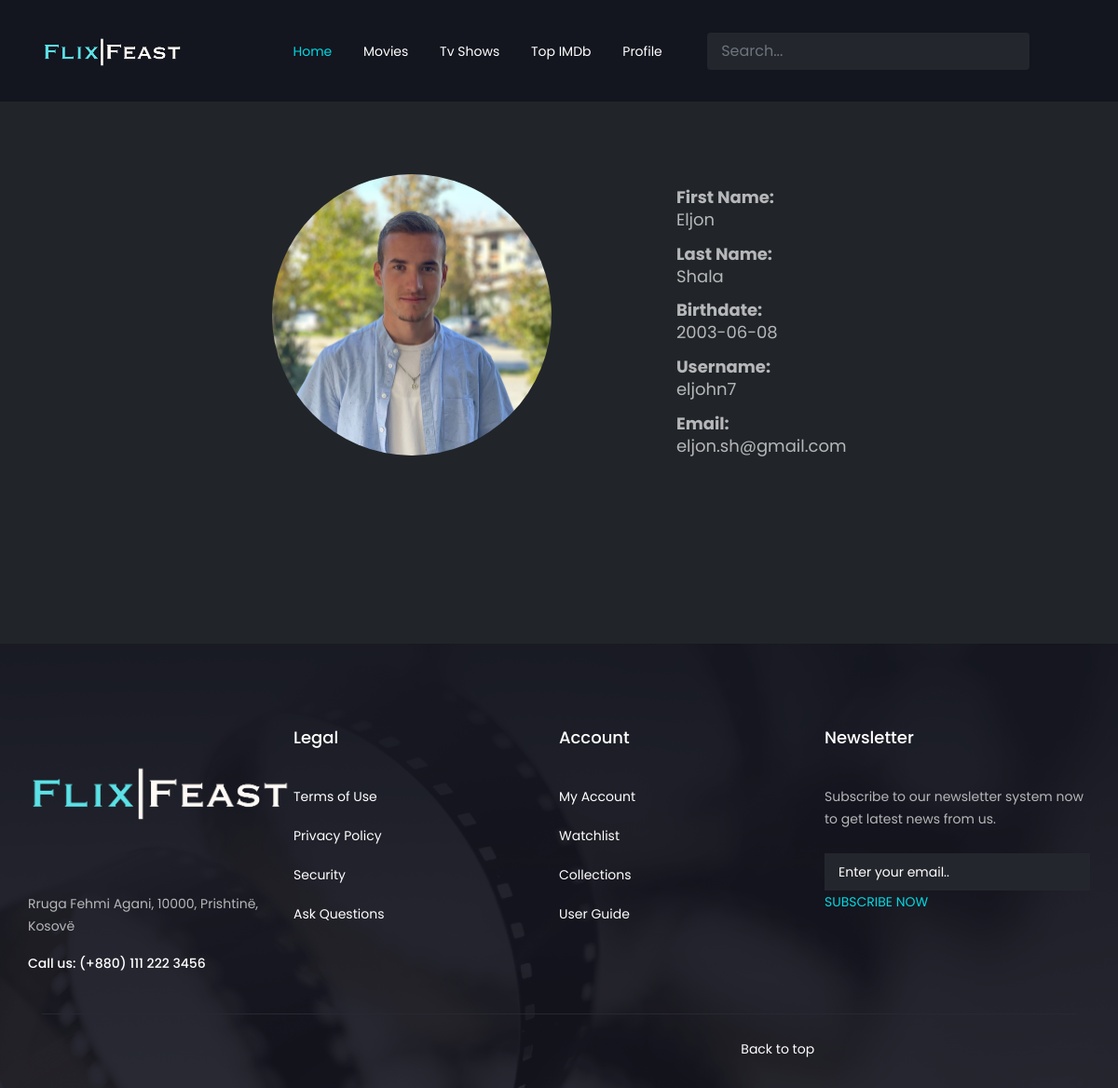
Screenshot of /user.php?mode=info (signed in) with the database file from the repository.
### tables this page shows
CREATE TABLE `users` (
  `ID` int(11) NOT NULL,
  `Firstname` varchar(20) NOT NULL,
  `Lastname` varchar(20) NOT NULL,
  `Birthdate` date DEFAULT NULL,
  `Username` varchar(15) DEFAULT NULL,
  `Email` varchar(30) DEFAULT NULL,
  `Password` varchar(255) DEFAULT NULL,
  `Photo` varchar(50) NOT NULL,
  `Admin` tinyint(1) NOT NULL
);

### user.php (the view, shortened to what this page needs)
<!DOCTYPE html>
<html lang="en">
<head>
	<link rel="stylesheet" type="text/css" href="assets/css/bootstrap.min.css" media="all" />
	<link rel="stylesheet" type="text/css" href="assets/css/slicknav.min.css" media="all" />
	<link rel="stylesheet" type="text/css" href="assets/css/icofont.css" media="all" />
	<link rel="stylesheet" type="text/css" href="assets/css/owl.carousel.css">
	<link rel="stylesheet" type="text/css" href="assets/css/magnific-popup.css">
	<link rel="stylesheet" type="text/css" href="assets/css/style.css" media="all" />
	<link rel="stylesheet" type="text/css" href="assets/css/responsive.css" media="all" />
</head>
<body style="background-color: #212529;">
	<?php include("Models/header.php"); ?>
	<?php
	$stmt = mysqli_prepare($conn, "SELECT * FROM users WHERE ID = ?");
	mysqli_stmt_bind_param($stmt, 'd', $_SESSION['user']);
	mysqli_stmt_execute($stmt);
	$result = mysqli_stmt_get_result($stmt);
	$user = mysqli_fetch_assoc($result);
	if (isset($_SESSION['user_logged_in']) && $_SESSION['user_logged_in'] == true) {
		if (isset($_GET['mode']) && $_GET['mode'] == 'info') {
			echo '
				<div style = "display:flex;margin:10%;justify-content:center;" >
					<img src="' . $user['Photo'] . '" alt="' . $user['Username'] . '" width="300px" height="350px" class="cover1 profile"/>
					<div style="margin:7%;>
						<div id="viewDetails" style="width:50%;margin-left:5%;">
							<p id="firstname" class="details"><b>First Name:</b> <br>' . $user['Firstname'] . '</p>
							<p id="lastname" class="details"><b>Last Name:</b> <br>' . $user['Lastname'] . '</p>
							<p id="birthdate" class="details"><b>Birthdate:</b> <br>' . $user['Birthdate'] . '</p>
							<p id="username" class="details"><b>Username:</b> <br>' . $user['Username'] . '</p>
							<p id="email" class="details"><b>Email: </b><br>' . $user['Email'] . '</p>' .
				'</div>
					</div>
				</div>';
		} else if (isset($_GET['mode']) && $_GET['mode'] == 'edit') {
			echo '<br><br><br>
				<div style = "display:flex; justify-content:center; margin:8%;">
					<div class="cover" style="display:block;">
						<img src="' . $user['Photo'] . '" alt="' . $user['Username'] . '" width="300px" class="cover profile"/>
						<form method="post" action="user.php?mode=info" enctype="multipart/form-data">
							<input type="hidden" name="photo" value="1">
							<div class="form-group">
								<br>
								<label for="file">Change Photo:</label>
								<input class="form-control f1 text-white bg-dark" type="file" id="image" name="image" required style="width: 100%;">
							</div>
							<div class="form-group">
								<input class="btn btn-primary" type="submit" value="Change Photo" name="photo" id="editpic">
							</div>
						</form>
					</div>
					<div class="edit" id="movieadd">
						<div class="col-md-6" style="display: flex; justify-content: center;">
							<form id="movie-add" method="post" enctype="multipart/form-data">
								<h2 style="width: 200%;">Edit Profile or <a href="user.php?mode=info">Go Back</a></h2>
								<input type="hidden" name="edit" value="1">
								<div class="form-group">
									<label for="firstname">First Name:</label>
									<input class="form-control f1 text-white bg-dark" value="' . $user['Firstname'] . '" type="text" id="firstname" placeholder="Firstname:" required name="firstname">
								</div>
								<div class="form-group">
									<label for="lastname">Last Name:</label>
									<input class="form-control f1 text-white bg-dark" value="' . $user['Lastname'] . '" type="text" id="lastname" placeholder="Lastname:" required name="lastname">
								</div>
								<div class="form-group">
									<label for="username">Username:</label>
									<input class="form-control f1 text-white bg-dark" value="' . $user['Username'] . '" type="text" id="username" placeholder="Username:" required name="username">
								</div>
								<div class="form-group">
									<label for="birthdate">Birthdate:</label>
									<input class="form-control f1 text-white bg-dark" value="' . $user['Birthdate'] . '" type="date" id="birthdate" placeholder="Birthdate:" required name="birthdate">
								</div>
								<div class="form-group">
									<label for="email">Email:</label>
									<p id="email" class="details">' . $user['Email'] . '</p>
								</div>
								<div class="form-group">
									<input class="btn btn-primary" type="submit" value="Edit Profile" name="edit" id="edit">
								</div>
							</form>
						</div>
					</div>
				</div>
				<div style = "display:flex; justify-content:center;">
					<div>
						<div class="pass" style="justify-content: center; display: flex;">
							<form id="pass" method="post" enctype="multipart/form-data" style="width: 400px">
								<h2 style="width: 200%;">Edit Password</h2><br>
								<input type="hidden" name="pass" value="submitted">
								<div class="form-group">
									<label for="oldpassword">Old Password:</label>
									<input class="form-control f2 text-white bg-dark" type="password" id="oldpassword"
									placeholder="Old Password:" required name="oldpassword">
								</div>
								<div class="form-group">
									<label for="password">New Password:</label>
									<input class="form-control f2 text-white bg-dark" type="password" id="password"
									placeholder="New Password:" required name="password" onkeyup="verifyPassword()">
									<p id="error1" style="display: none; flex-wrap: wrap;color: white; font-size:small;">
										Password must contain one capital letter, one digit and must be longer!</p>
								</div>
								<div class="form-group">
									<label for="password2">Confirm New Password:</label>
									<input class="form-control f2 text-white bg-dark" type="password" id="password2"
									placeholder="Confirm New Password:" required name="password2" onkeyup="verifyPassword()">
									<p id="isItEqual" style="display: none; font-size:small;" style="color: white;">Passwords do not match</p>
								</div>
								<div class="form-group">
									<input class="btn btn-dark" type="submit" value="Change Password" name="passEdit" id="passEdit">
								</div>
							</form>
						</div>
					</div>
				</div>';
		}
	} else {
		echo '<a href="#">Profile <i class="icofont icofont-simple-down"></i></a>
						<ul>
							<li><a href="" class="signup-popup">Log in</a></li>
							<li><a href="" class="login-popup">Sign up</a></li>
						</ul>';
	}
	?>
	<?php include("Models/footer.php"); ?>
</body>
</html>

### assets/css/style.css (style rules this page uses)
body { line-height: 24px; font-size: 14px; color: #b6b7b9; background: #13151f; font-family: "Poppins", sans-serif; font-weight: 400; position: relative; }
h1, h2, h3, h4, h5, h6, p { margin: 0px; }
img { max-width: 100%; height: auto; }

### user.php (style rules this page uses)
img.cover1 { height: 100%; }
img.profile { border-radius: 50%; align-content: center; margin: 7%; }
p.details>b, p.details { font-size: large; margin: 7% 0%; }
.details, .btn { margin: 3% }

### rows the page displays
users: Photo+Username (picture), Firstname "Eljon", Lastname "Shala", Birthdate "2003-06-08", Username "eljohn7", Email "eljon.sh@gmail.com"
